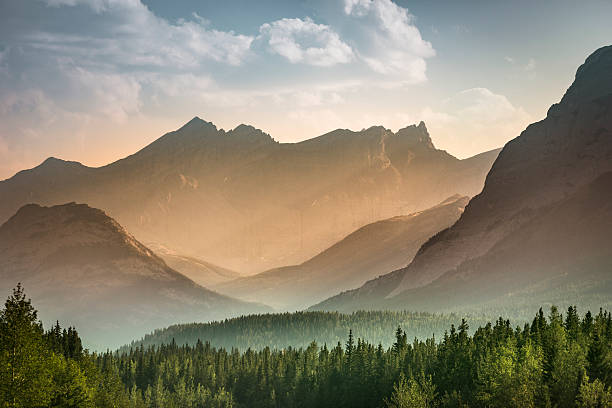
#> input picture voxel_slam/Tests/Image1.jpg, 612 x 408 px, found by its file name; the run also reads 1 picture not shown here
$ python SURF.py
#> lines starting #> are read from the running program, lines starting #| are printed output that depends on the picture
import cv2
import matplotlib.pyplot as plt

def surf_feature_matching(img1_path, img2_path):
    # Load the images
#> called with img1_path = 'image1.jpg', img2_path = 'image2.jpg'
    img1 = cv2.imread(img1_path, cv2.IMREAD_GRAYSCALE)
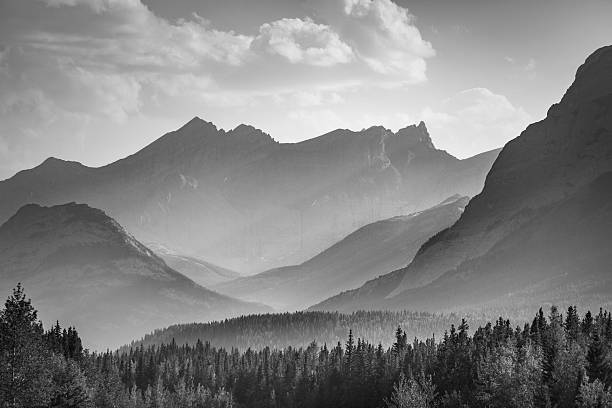
#> img1: shape (408, 612); min 0, max 255, mean 130.8
    img2 = cv2.imread(img2_path, cv2.IMREAD_GRAYSCALE)

    if img1 is None or img2 is None:
        raise FileNotFoundError("One or both images could not be loaded. Check the file paths.")

    # Initialize the SURF detector
#> (the run stopped early here; a loop or call above may not have finished)
